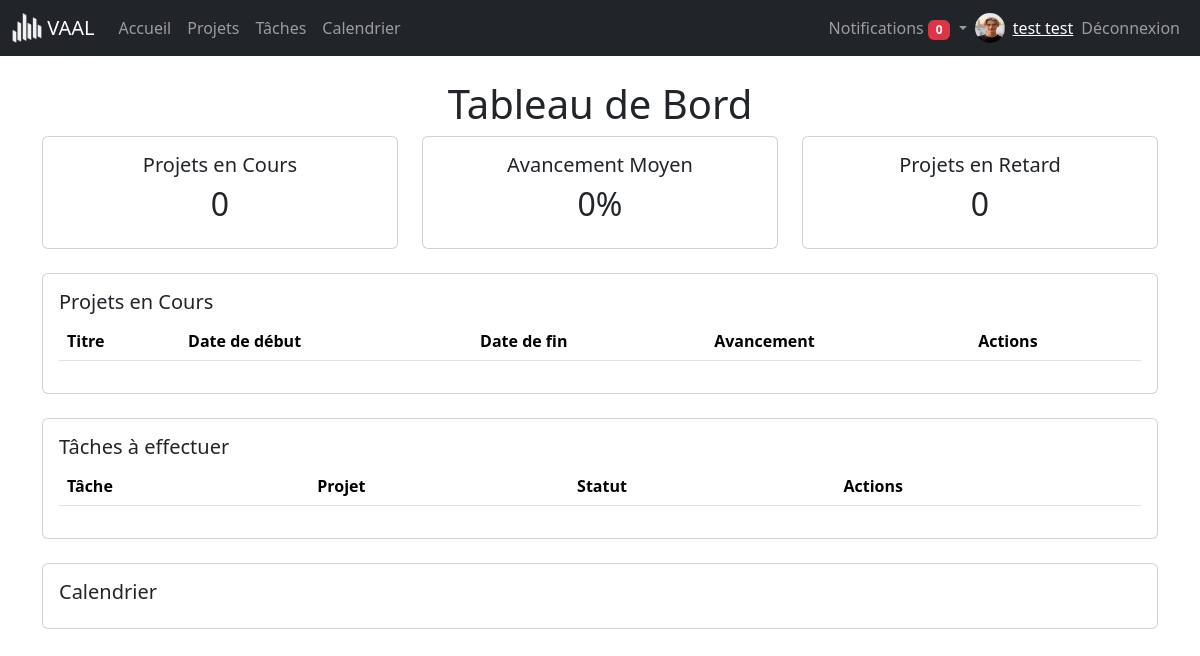
Page /dashboard.php (signed in) on the committed database.
### tables this page shows
CREATE TABLE `users` (
  `id` int(11) NOT NULL,
  `profile` varchar(255) NOT NULL,
  `nom` varchar(50) NOT NULL,
  `prenom` varchar(255) NOT NULL,
  `email` varchar(100) NOT NULL,
  `password` varchar(255) NOT NULL,
  `role` enum('member','manager','admin') DEFAULT 'member',
  `activation` enum('oui','non') NOT NULL DEFAULT 'non'
);

### dashboard.php (the view, shortened to what this page needs)
<?php
include 'includes/connect.php';
include 'includes/navbar.php';
$user_id = $_SESSION['user_id'];
$projectsStmt = $pdo->prepare("
    SELECT p.id, p.title, p.start_date, p.end_date, p.budget,
           (SELECT COUNT(*) FROM Tasks t WHERE t.project_id = p.id) as total_tasks,
           (SELECT COUNT(*) FROM Tasks t WHERE t.project_id = p.id AND t.status = 'completed') as completed_tasks
    FROM Projects p
    WHERE p.manager_id = :user_id OR EXISTS (
        SELECT 1 FROM User_Team ut WHERE ut.project_id = p.id AND ut.user_id = :user_id
    )
    ORDER BY p.start_date ASC
");
$projectsStmt->execute(['user_id' => $user_id]);
$projects = $projectsStmt->fetchAll(PDO::FETCH_ASSOC);
$totalProjects = count($projects);
$totalProgress = 0;
$totalDelay = 0;
$averageProgress = ($totalProjects > 0) ? $totalProgress / $totalProjects : 0;
?>
<!DOCTYPE html>
<html lang="fr">
<head>
    <link href="https://cdn.jsdelivr.net/npm/bootstrap@5.3.3/dist/css/bootstrap.min.css" rel="stylesheet">
    <link href="https://cdnjs.cloudflare.com/ajax/libs/fullcalendar/3.10.0/fullcalendar.min.css" rel="stylesheet">
</head>
<body>
<div class="container mt-4">
    <h1 class="text-center">Tableau de Bord</h1>
    <div class="row mb-4">
        <div class="col-md-4">
            <div class="card text-center">
                <div class="card-body">
                    <h5>Projets en Cours</h5>
                    <p class="h2"><?php echo $totalProjects; ?></p>
                </div>
            </div>
        </div>
        <div class="col-md-4">
            <div class="card text-center">
                <div class="card-body">
                    <h5>Avancement Moyen</h5>
                    <p class="h2"><?php echo round($averageProgress, 2); ?>%</p>
                </div>
            </div>
        </div>
        <div class="col-md-4">
            <div class="card text-center">
                <div class="card-body">
                    <h5>Projets en Retard</h5>
                    <p class="h2"><?php echo $totalDelay; ?></p>
                </div>
            </div>
        </div>
    </div>
    <div class="card mb-4">
        <div class="card-body">
            <h5 class="card-title">Projets en Cours</h5>
            <table class="table table-hover">
                <thead>
                <tr>
                    <th>Titre</th>
                    <th>Date de début</th>
                    <th>Date de fin</th>
                    <th>Avancement</th>
                    <th>Actions</th>
                </tr>
                </thead>
            </table>
        </div>
    </div>
    <div class="card mb-4">
        <div class="card-body">
            <h5 class="card-title">Tâches à effectuer</h5>
            <table class="table table-hover">
                <thead>
                <tr>
                    <th>Tâche</th>
                    <th>Projet</th>
                    <th>Statut</th>
                    <th>Actions</th>
                </tr>
                </thead>
            </table>
        </div>
    </div>
    <div class="card">
        <div class="card-body">
            <h5 class="card-title">Calendrier</h5>
        </div>
    </div>
</div>
</body>
</html>

### includes/navbar.php (shortened to what this page needs)
<?php
include $_SERVER['DOCUMENT_ROOT'].'/Project-Management-App/includes/connect.php';
$user_id = $_SESSION['user_id'];
$stmt = $pdo->prepare("SELECT * FROM users WHERE id = ?");
$stmt->execute([$user_id]);
$user = $stmt->fetch(PDO::FETCH_ASSOC);
$notificationsStmt = $pdo->prepare("SELECT * FROM notifications WHERE user_id = ? AND is_read = 0 ORDER BY created_at DESC");
$notificationsStmt->execute([$user_id]);
$notifications = $notificationsStmt->fetchAll();
$notificationCount = count($notifications);
$user_name = htmlspecialchars($user['nom'] . ' ' . $user['prenom']);
$profile_image = !empty($user['profile']) ? $user['profile'] : 'assets/images/default-profile.png';
?>
<nav class="navbar navbar-expand-lg navbar-dark bg-dark">
    <div class="container-fluid">
        <a class="navbar-brand" href="/Project-Management-App/index.php">
            <img src="/Project-Management-App/assets/images/logo_white.png" alt="Logo" width="30" height="30" class="d-inline-block align-top">
            VAAL
        </a>
        <div class="collapse navbar-collapse" id="navbarNav">
            <ul class="navbar-nav me-auto mb-2 mb-lg-0">
                <li class="nav-item">
                    <a class="nav-link" href="/Project-Management-App/dashboard.php">Accueil</a>
                </li>
                <li class="nav-item">
                    <a class="nav-link" href="/Project-Management-App/views/projects/view.php">Projets</a>
                </li>
                <li class="nav-item">
                    <a class="nav-link" href="/Project-Management-App/views/tasks/view.php">Tâches</a>
                </li>
                <li class="nav-item">
                    <a class="nav-link" href="/Project-Management-App/views/calendar/view.php">Calendrier</a>
                </li>
            </ul>
            <ul class="navbar-nav ms-auto mb-2 mb-lg-0 align-items-center">
                <li class="nav-item dropdown">
                    <a class="nav-link dropdown-toggle" href="#" id="notificationsDropdown" role="button" data-bs-toggle="dropdown" aria-expanded="false">
                        Notifications <span class="badge bg-danger"><?php echo $notificationCount; ?></span>
                    </a>
                </li>
                <li class="nav-item d-flex align-items-center">
                    <img src="/Project-Management-App/<?php echo htmlspecialchars($profile_image); ?>" alt="Profile Image" width="30" height="30" class="rounded-circle me-2">
                    <span class="navbar-text">
                        <a href="/Project-Management-App/views/auth/profile.php"><?php echo $user_name; ?></a>
                    </span>
                </li>
                <li class="nav-item">
                    <a class="nav-link" href="/Project-Management-App/includes/logout.php">Déconnexion</a>
                </li>
            </ul>
        </div>
    </div>
</nav>

### rows in the picture
users: profile (picture), user_name "test test"

### other values in the picture
$notificationCount "0"
$totalProjects "0"
$averageProgress "0"
$totalDelay "0"
